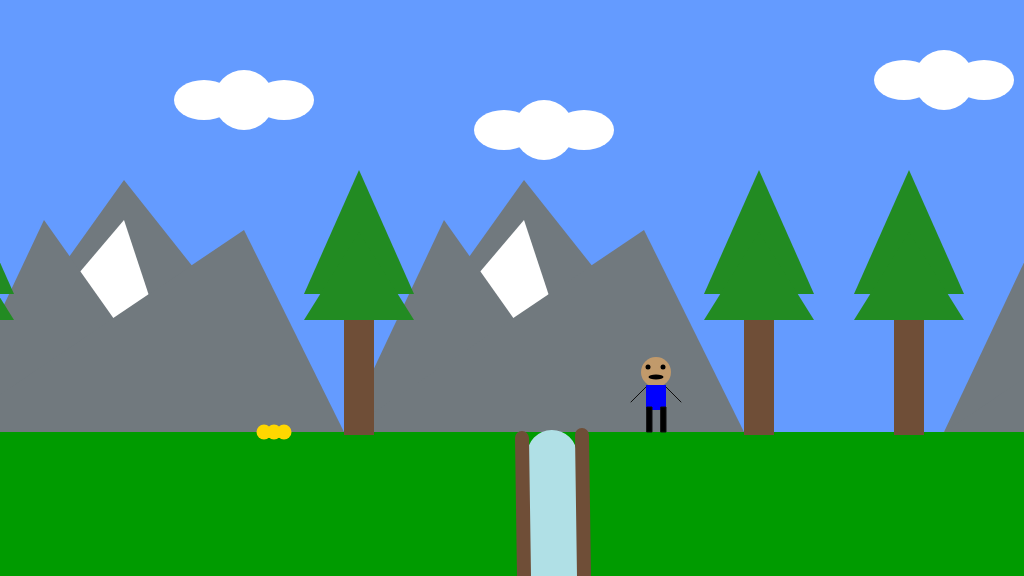
Frame 1 (no input)
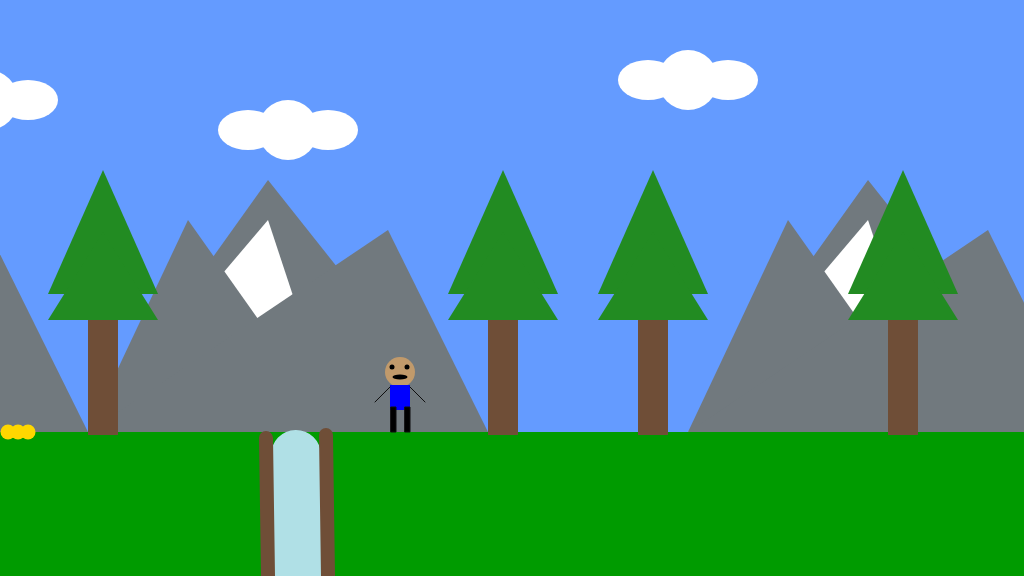
Frame 60 (no input)
Frame 120 (the mouse pressed at the canvas centre since frame 60): identical to frame 60, image omitted

The p5.js sketch that drew these frames (run headless with seeded random() and noise() and a simulated clock; from frame 60 on, the mouse is pressed at the canvas centre):

// p5.js sketch
// ── sketch.js
/*

The Game Project 4

Game interaction

*/


var gameChar_x;
var gameChar_y;
var floorPos_y;
var isLeft;
var isRight;
var isFalling;
var isPlummeting;
var collectable;
var canyon;
var trees_x;
var treePos_y;
var clouds;
var mountains;
var cameraPosX;


function setup()
{
	createCanvas(1024, 576);
	floorPos_y = height * 3/4;
	gameChar_x = width/2;
	gameChar_y = floorPos_y;
    
    isLeft = false;
    isRight = false;
    isFalling = false;
    isPlummeting = false;
    
    collectable = {x_pos: 100, y_pos: floorPos_y, size: 50, isFound: false};
    
    canyon = {x_pos: 400, width: 410};
    
    trees_x = [-200, 200, 600, 750, 1000, 1400 ];
    treePos_y = floorPos_y;
    clouds = [{x_pos: 100, y_pos: 70}, {x_pos: 400, y_pos: 100}, {x_pos: 800, y_pos: 50}];
    
    mountains = [{x_pos: -300, y_pos: 200}, {x_pos: 100, y_pos: 200}, {x_pos: 700, y_pos: 200}];
    
    cameraPosX = 0;
    
    
    
}

function draw()
{
	///////////DRAWING CODE//////////

    //Backgroung movement
    cameraPosX += (gameChar_x - cameraPosX) * 0.5; 
    
	background(100,155,255); //fill the sky blue

	noStroke();
	fill(0,155,0);
	rect(0, floorPos_y, width, height - floorPos_y); //draw some green ground
    
    push();
    translate(-cameraPosX + 400, 0);
    
    //clouds
    for (let i = 0; i < clouds.length; i++) {
        noStroke();
        fill(255,255,255);
        ellipse(clouds[i].x_pos, clouds[i].y_pos + 30, 60, 60);
        ellipse(clouds[i].x_pos - 40, clouds[i].y_pos + 30, 60, 40);
        ellipse(clouds[i].x_pos + 40, clouds[i].y_pos + 30, 60, 40);

    }
    
    //mountains
    for(var i=0; i < mountains.length; i++){
        noStroke();
        fill(113, 121,126);
        triangle(mountains[i].x_pos + 280, mountains[i].y_pos -20, mountains[i].x_pos + 100, mountains[i].y_pos + 232, mountains[i].x_pos + 480, mountains[i].y_pos + 232);
        fill(255,255,255);
        triangle(mountains[i].x_pos + 280, mountains[i].y_pos +20, mountains[i].x_pos + 100, mountains[i].y_pos + 232, mountains[i].x_pos + 350, mountains[i].y_pos + 232);
        fill(113, 121,126);
        triangle(mountains[i].x_pos + 200, mountains[i].y_pos +20, mountains[i].x_pos + 100, mountains[i].y_pos + 232, mountains[i].x_pos + 350, mountains[i].y_pos + 232);
        triangle(mountains[i].x_pos + 400, mountains[i].y_pos +30, mountains[i].x_pos + 100, mountains[i].y_pos + 232, mountains[i].x_pos + 500, mountains[i].y_pos + 232);
    }
    
    //trees
    for(var i=0; i < trees_x.length; i++){
        noStroke();
        fill(111, 78, 55);
        rect(trees_x[i], treePos_y - 142, 30, 145);
        fill(34, 139, 34);
        triangle(trees_x[i] + 15,treePos_y - 262, trees_x[i] - 40, treePos_y - 138, trees_x[i] + 70, treePos_y - 138)
        triangle(trees_x[i] + 15, treePos_y - 200, trees_x[i] - 40, treePos_y - 112, trees_x[i] + 70, treePos_y -112);
        
    }

    if(dist(gameChar_x, gameChar_y, collectable.x_pos, collectable.y_pos) < 25){
        collectable.isFound = true;
    }
    
    if(collectable.isFound == false){
        strokeWeight(15);
        stroke(255,215,0);
        point(collectable.x_pos + 20,collectable.y_pos);
        point(collectable.x_pos + 30,collectable.y_pos);
        point(collectable.x_pos + 40,collectable.y_pos);
        //point(collectable.x_pos + 50,collectable.y_pos);
        
    }

	//draw the canyon
    strokeWeight(50);
    stroke(176,224,230)
    line(canyon.x_pos + 8,455,canyon.width,576);
    strokeWeight(14);
    stroke(111, 78, 55);
    line(canyon.x_pos - 22,438,canyon.width - 30,576);
    line(canyon.x_pos + 38,435,canyon.width + 30,576);
    
    if(gameChar_x > canyon.x_pos - 30 && gameChar_x < canyon.width + 30 && gameChar_y >= floorPos_y){
        isPlummeting = true;
       
       }
    
    if(isPlummeting == true){
        gameChar_y += 5;
    }

    noStroke();
	//the game character
	if(isLeft && isFalling)
	{
		// add your jumping-left code
        strokeWeight(1);
        fill(193, 154, 107);
        ellipse(gameChar_x,gameChar_y - 60,20,30);
        //face
        fill(0);
        ellipse(gameChar_x - 8,gameChar_y - 65,5,5);
        ellipse(gameChar_x - 10, gameChar_y - 55, 9,5);
        //body
        fill(0, 0, 255);
        rect(gameChar_x - 8, gameChar_y - 47, 15, 15);
        //hand
        stroke(15);
        line(gameChar_x - 10, gameChar_y - 45, gameChar_x - 25, gameChar_y - 60);
        line(gameChar_x + 10, gameChar_y -45, gameChar_x + 25, gameChar_y - 60);
        //leg
         line(gameChar_x - 8, gameChar_y - 35, gameChar_x - 30, gameChar_y - 16 );
        line(gameChar_x + 7, gameChar_y - 35, gameChar_x + 30, gameChar_y -  10);
        
	}
	else if(isRight && isFalling)
	{
//        noStroke();
          strokeWeight(1);
		// add your jumping-right code
        fill(193, 154, 107);
        ellipse(gameChar_x,gameChar_y - 60,20,30);
        //face
        fill(0);
        ellipse(gameChar_x + 8,gameChar_y - 65,5,5);
        ellipse(gameChar_x + 10, gameChar_y - 55, 9,5);
        //body
        fill(0, 0, 255);
        rect(gameChar_x - 8, gameChar_y - 47, 15, 15);
        //hand
        stroke(15);
        line(gameChar_x - 10, gameChar_y - 45, gameChar_x - 25, gameChar_y - 60);
        line(gameChar_x + 10, gameChar_y -45, gameChar_x + 25, gameChar_y - 60);
        //leg
         line(gameChar_x - 8, gameChar_y - 35, gameChar_x - 30, gameChar_y - 16 );
        line(gameChar_x + 7, gameChar_y - 35, gameChar_x + 30, gameChar_y -  10);

        
	}
	else if(isLeft)
	{
        strokeWeight(1);
		// add your walking left code
        fill(193, 154, 107);
        ellipse(gameChar_x,gameChar_y - 60,20,30);
        //face
        fill(0);
        ellipse(gameChar_x - 8,gameChar_y - 65,5,5);
        ellipse(gameChar_x - 10, gameChar_y - 55, 9,5);
        //body
        fill(0, 0, 255);
        rect(gameChar_x - 8, gameChar_y - 47, 15, 25);
        //hand
        stroke(15);
        line(gameChar_x - 10, gameChar_y - 45, gameChar_x - 25, gameChar_y - 20);
        line(gameChar_x + 8, gameChar_y -45, gameChar_x + 25, gameChar_y - 15);
        //leg
        line(gameChar_x - 8, gameChar_y - 25, gameChar_x - 20, gameChar_y + 4);
        line(gameChar_x + 7, gameChar_y - 25, gameChar_x + 8, gameChar_y + 5);
        
	}
	else if(isRight)
	{
        strokeWeight(1);
		// add your walking right code
        fill(193, 154, 107);
        ellipse(gameChar_x,gameChar_y - 60,20,30);
        //face
        fill(0);
        ellipse(gameChar_x + 8,gameChar_y - 65,5,5);
        ellipse(gameChar_x + 10, gameChar_y - 55, 9,5);
        //body
        fill(0, 0, 255);
        rect(gameChar_x - 8, gameChar_y - 47, 15, 25);
        //hand
        stroke(15);
        line(gameChar_x - 10, gameChar_y - 45, gameChar_x - 25, gameChar_y - 20);
        line(gameChar_x + 8, gameChar_y -45, gameChar_x + 25, gameChar_y - 15);
        //leg
        line(gameChar_x - 8, gameChar_y - 25, gameChar_x - 8, gameChar_y + 4);
        line(gameChar_x + 7, gameChar_y - 25, gameChar_x + 15, gameChar_y + 5);

	}
	else if(isFalling || isPlummeting)
	{
        strokeWeight(1);
		// add your jumping facing forwards code
        fill(193, 154, 107);
        ellipse(gameChar_x,gameChar_y - 60,30,30);
        //face
        fill(0);
        ellipse(gameChar_x - 8,gameChar_y - 65,5,5);
        ellipse(gameChar_x + 7,gameChar_y - 65,5,5);
        ellipse(gameChar_x, gameChar_y - 55, 15,5)
        //body
        fill(0, 0, 255);
        rect(gameChar_x - 10, gameChar_y - 47, 20, 15);
        //hand
        stroke(15);
        line(gameChar_x - 10, gameChar_y - 45, gameChar_x - 25, gameChar_y - 60);
        line(gameChar_x + 10, gameChar_y -45, gameChar_x + 25, gameChar_y - 60);
        //leg
        fill(0)
        rect(gameChar_x - 9, gameChar_y - 35, 5, 15);
        rect(gameChar_x + 5, gameChar_y - 35 , 5, 15);

	}
	else
	{
        strokeWeight(1);
		// add your standing front facing code
        fill(193, 154, 107);
        ellipse(gameChar_x,gameChar_y - 60,30,30);
        //eyes
        fill(0);
        ellipse(gameChar_x - 8,gameChar_y - 65,5,5);
        ellipse(gameChar_x + 7,gameChar_y - 65,5,5);
        ellipse(gameChar_x, gameChar_y - 55, 15,5)
        fill(0, 0, 255);
        rect(gameChar_x - 10, gameChar_y - 47, 20, 25)
        //hand
        stroke(15);
        line(gameChar_x - 10, gameChar_y - 45, gameChar_x - 25, gameChar_y - 30);
        line(gameChar_x + 10, gameChar_y -45, gameChar_x + 25, gameChar_y - 30);
        //leg
        fill(0)
        rect(gameChar_x - 9, gameChar_y - 25, 5, 25);
        rect(gameChar_x + 5, gameChar_y - 25 , 5, 25);
	}
    
    pop();

	///////////INTERACTION CODE//////////
	//Put conditional statements to move the game character below here
    if(isLeft == true){
        gameChar_x -= 3;
    }
    
    if(isRight == true){
        gameChar_x += 3;
    }
   
    //adding gravity
    if(gameChar_y != floorPos_y){
        gameChar_y += 2;
        isFalling =  true;
     } 
    else {
        isFalling = false;
    }
    
}


function keyPressed()
{
    //moving left
    if(keyCode == 65) {
        isLeft = true;
        console.log('a key');
    }
    
    //moving right
    if(keyCode == 68) {
        isRight = true;
        console.log('d key');
    }
    
    //jumping code
     if(keyCode == 87) {
         gameChar_y -= 100;
         //isFalling = false;
         console.log('w key');
         if(isPlummeting == true){
            gameChar_y += 100;
         }
    }
    
    
    
	//open up the console to see how these work
	console.log("keyPressed: " + key);
	console.log("keyPressed: " + keyCode);
}

function keyReleased()
{
   
	// if statements to control the animation of the character when
	// keys are released.
    if(keyCode == 65) {
        isLeft = false;
        console.log('a key');
    }
    
    if(keyCode == 68) {
        isRight = false;
        console.log('d key');
    }

	console.log("keyReleased: " + key);
	console.log("keyReleased: " + keyCode);
}
